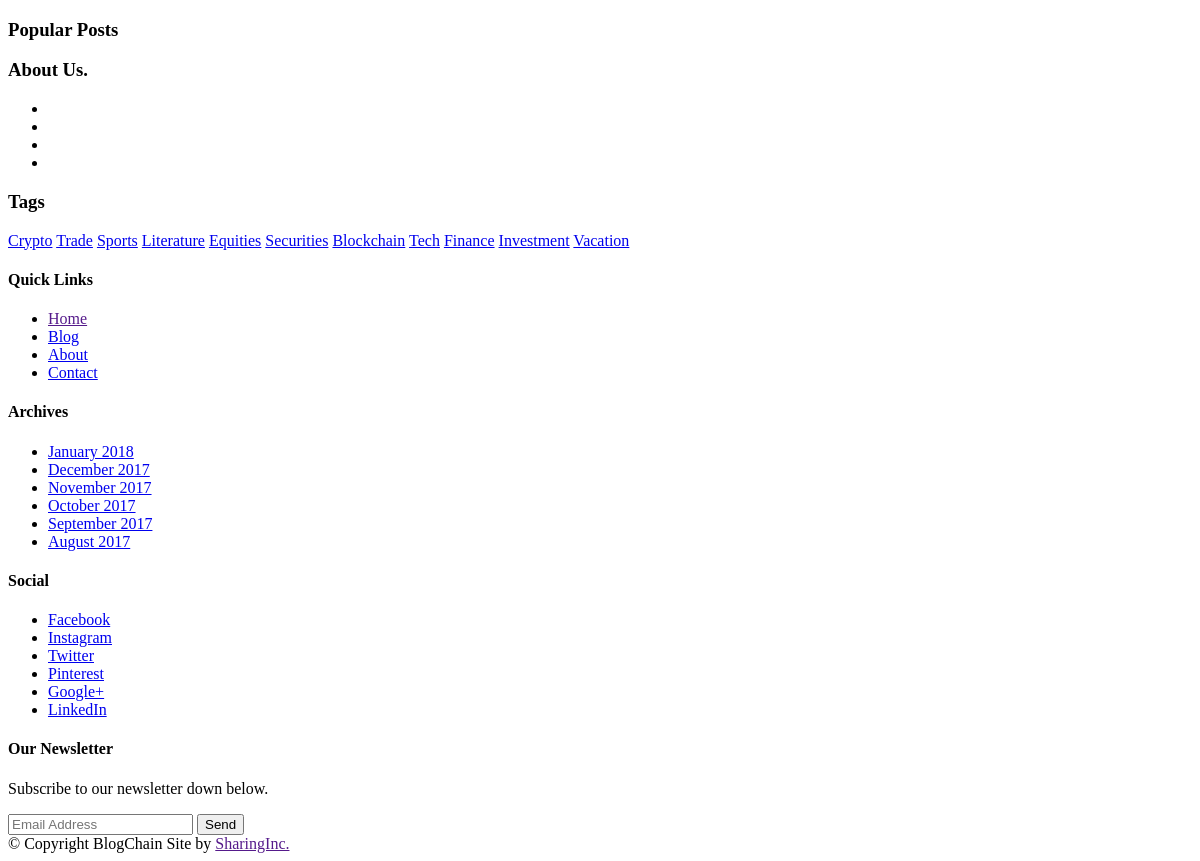
The page /video/ on the database as committed earlier.
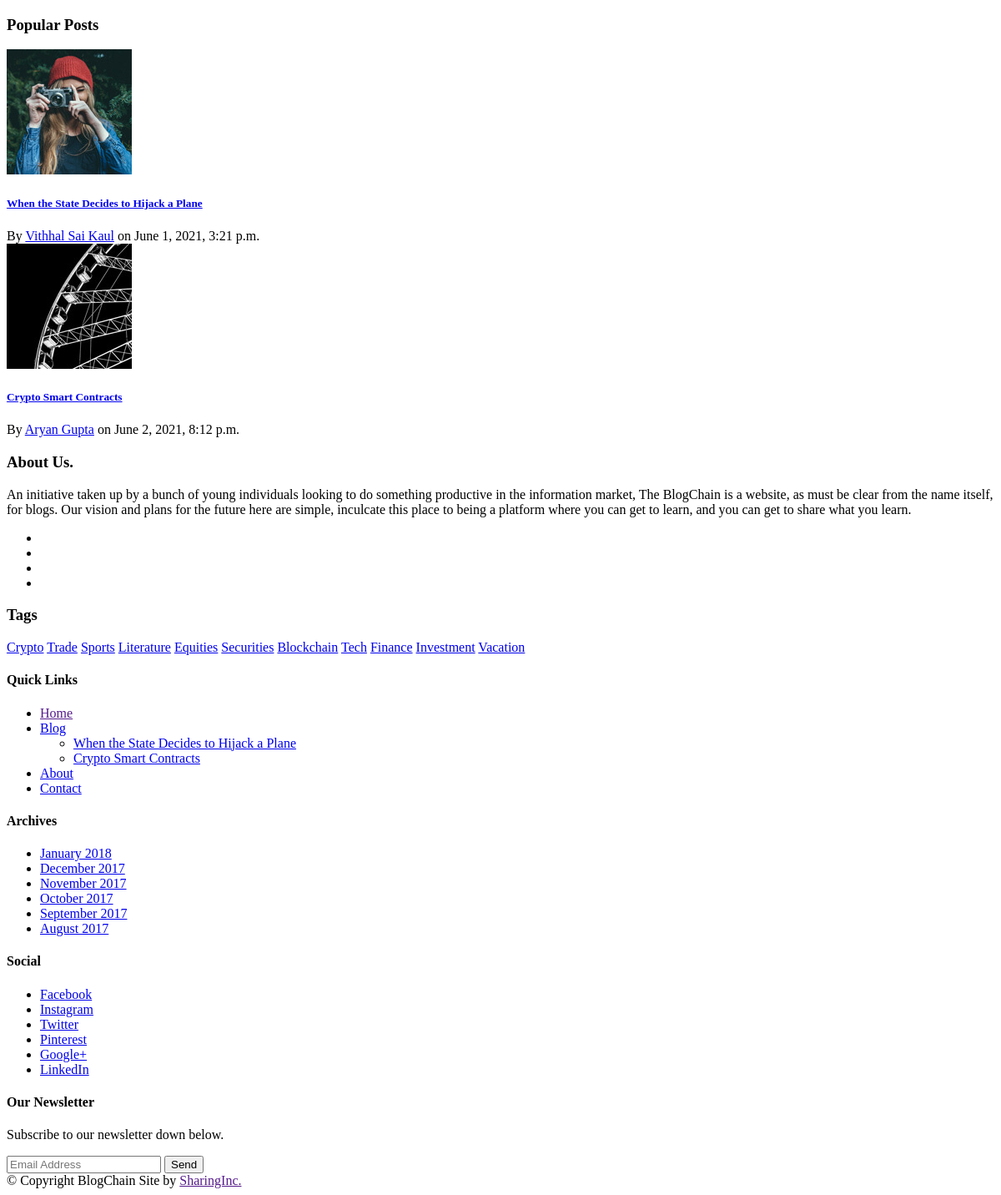
The same page on the database as committed later.
### blog/models.py (models this page shows, shortened)
class Post(models.Model):
	id_num = models.CharField(max_length=3, default='000')
	tag = models.CharField(max_length=100, default='tag name')
	title = models.CharField(max_length=100)
	content = models.TextField(max_length=320)
	date_posted = models.DateTimeField(default=timezone.now)
	author = models.CharField(max_length=100, default=User)

class Info(models.Model):
	name = models.CharField(max_length=100, default="SharingInc.")
	email = models.EmailField(default="sharinginc.work@gmail.com")
	website = models.CharField(max_length=200, default="https://sharinginc.github.io/SharingInc/")
	about_us = models.TextField(default="about us content.")
	phone = models.CharField(max_length=10, default="9999999999")
	address = models.CharField(max_length=400, default="address content.")

### blog/views.py (the view)
# urls.py: path('video/', blog_views.video, name='video'),
def video(request):
	return render(request, 'blog/single-video.html', context)

### blog/templates/blog/single-video.html (shortened to what the changed rows need)
{% load static %}
<!DOCTYPE html>
<html class="no-js" lang="en">
    <section class="s-extra">
        <div class="row top">
                <div class="col-eight md-six tab-full popular">
                <div class="block-1-2 block-m-full popular__posts">
                    {% for post in posts %}
                    {% if post.id_num == '001' %}
                    <article class="col-block popular__post">
                        <a href="/audio" class="popular__thumb">
                            <img src="{% static 'blog/images/thumbs/small/wheel-150.jpg' %}" alt="">
                        </a>
                        <h5><a href="#0">{{ post.title }}</a></h5>
                        <section class="popular__meta">
                                <span class="popular__author"><span>By</span> <a href="#0">{{ post.author }}</a></span>
                            <span class="popular__date"><span>on</span> <time datetime="2017-12-19">{{ post.date_posted }}</time></span>
                        </section>
                    </article>
                    {% endif %}
                    {% if post.id_num == '002' %}
                    <article class="col-block popular__post">
                        <a href="/gallery" class="popular__thumb">
                            <img src="{% static 'blog/images/thumbs/small/shutterbug-150.jpg' %}" alt="">
                        </a>
                       <h5><a href="#0">{{ post.title }}</a></h5>
                        <section class="popular__meta">
                                <span class="popular__author"><span>By</span> <a href="#0">{{ post.author }}</a></span>
                            <span class="popular__date"><span>on</span> <time datetime="2017-12-19">{{ post.date_posted }}</time></span>
                        </section>
                    </article>
                    {% endif %}
                    {% endfor %}
                </div>
            </div>
            <div class="col-four md-six tab-full about">
                <h3>About Us.</h3>
                <p>
                {% for info in info %}
                {{ info.about_us }}
                {% endfor %}
                </p>
                <ul class="about__social">
                    <li>
                    </li>
                    <li>
                    </li>
                    <li>
                    </li>
                    <li>
                    </li>
                </ul>
            </div>
        </div>
    </section>
    <footer class="s-footer">
        <div class="s-footer__main">
            <div class="row">
                <div class="col-two md-four mob-full s-footer__sitelinks">
                    <ul class="s-footer__linklist">
                        <li><a href="#0">Blog</a>
                            {% for post in posts %}
                            <ul class="sub-men">
                            {% if post.id_num == '001' %}<li><a href="/audio">{{ post.title }}</a></li>
                            {% endif %}
                            {% if post.id_num == '002' %}<li><a href="/gallery">{{ post.title }}</a></li>
                            {% endif %}
                            </ul>
                            {% endfor %}
                        </li>
                    </ul>
                </div>
            </div>
        </div>
    </footer>
</body>
</html>

Rows that differ between the two databases and show on the page:
now on this page (row edited): Post: title "When the State Decides to Hijack a Plane", author "Vithhal Sai Kaul", date_posted "June 1, 2021, 3:21 p.m."
added Post: title "Crypto Smart Contracts", author "Aryan Gupta", date_posted "June 2, 2021, 8:12 p.m."
added Info: about_us "An initiative taken up by a bunch of young individuals looking to do something productive in the information market, The BlogChain is a website, as must be clear from the name itself, for blogs. Our vision and plans for the future here are simple, inculcate this place to being a platform where you can get to learn, and you can get to share what you learn."
